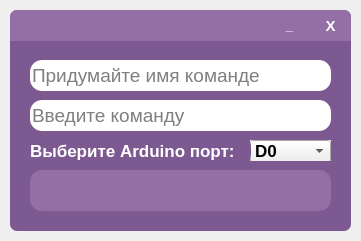
<?xml version="1.0" encoding="UTF-8"?>
<ui version="4.0">
 <class>Form</class>
 <widget class="QWidget" name="Form">
  <property name="geometry">
   <rect>
    <x>0</x>
    <y>0</y>
    <width>361</width>
    <height>241</height>
   </rect>
  </property>
  <property name="windowTitle">
   <string>Form</string>
  </property>
  <widget class="QFrame" name="Window">
   <property name="geometry">
    <rect>
     <x>10</x>
     <y>10</y>
     <width>341</width>
     <height>221</height>
    </rect>
   </property>
   <property name="styleSheet">
    <string notr="true">QFrame{
	border-radius: 7px;
	background-color: #7D5991;
}

QLabel{
	color: white;
}

QLineEdit{
	border-radius: 12px;
}

QTextEdit{
	background-color: #946FA6;
}</string>
   </property>
   <property name="frameShape">
    <enum>QFrame::StyledPanel</enum>
   </property>
   <property name="frameShadow">
    <enum>QFrame::Raised</enum>
   </property>
   <widget class="QFrame" name="WindowFrame">
    <property name="geometry">
     <rect>
      <x>0</x>
      <y>0</y>
      <width>341</width>
      <height>31</height>
     </rect>
    </property>
    <property name="styleSheet">
     <string notr="true">QFrame{
	border-bottom-left-radius: 0px;
	border-bottom-right-radius: 0px;
	background-color: #946FA6;
}</string>
    </property>
    <property name="frameShape">
     <enum>QFrame::StyledPanel</enum>
    </property>
    <property name="frameShadow">
     <enum>QFrame::Raised</enum>
    </property>
    <widget class="QPushButton" name="CloseWindowButton">
     <property name="geometry">
      <rect>
       <x>300</x>
       <y>0</y>
       <width>41</width>
       <height>31</height>
      </rect>
     </property>
     <property name="font">
      <font>
       <pointsize>11</pointsize>
       <weight>75</weight>
       <bold>true</bold>
      </font>
     </property>
     <property name="cursor">
      <cursorShape>PointingHandCursor</cursorShape>
     </property>
     <property name="styleSheet">
      <string notr="true">QPushButton{
	color: white;
	border: none;
	border-top-right-radius: 7px;
	background-color: #946FA6;
}

QPushButton:hover{
	background-color: #8E68A2;
}

QPushButton:pressed{
	color: #EA2F4E;
}</string>
     </property>
     <property name="text">
      <string>X</string>
     </property>
    </widget>
    <widget class="QPushButton" name="MinimizeWindowButton">
     <property name="geometry">
      <rect>
       <x>259</x>
       <y>0</y>
       <width>41</width>
       <height>31</height>
      </rect>
     </property>
     <property name="font">
      <font>
       <pointsize>10</pointsize>
       <weight>75</weight>
       <bold>true</bold>
      </font>
     </property>
     <property name="cursor">
      <cursorShape>PointingHandCursor</cursorShape>
     </property>
     <property name="styleSheet">
      <string notr="true">QPushButton{
	color: white;
	border: none;
	border-top-right-radius: 7px;
	background-color: #946FA6;
}

QPushButton:hover{
	background-color: #8E68A2;
}

QPushButton:pressed{
	color: #EA2F4E;
}</string>
     </property>
     <property name="text">
      <string>_</string>
     </property>
     <property name="default">
      <bool>false</bool>
     </property>
    </widget>
   </widget>
   <widget class="QPushButton" name="Button">
    <property name="geometry">
     <rect>
      <x>20</x>
      <y>160</y>
      <width>301</width>
      <height>41</height>
     </rect>
    </property>
    <property name="font">
     <font>
      <pointsize>12</pointsize>
      <weight>75</weight>
      <bold>true</bold>
     </font>
    </property>
    <property name="cursor">
     <cursorShape>PointingHandCursor</cursorShape>
    </property>
    <property name="styleSheet">
     <string notr="true">QPushButton{
	color: white;
	border-radius: 12px;
	background-color: #946FA6;
}

QPushButton:hover{
	background-color: #9A76AB;
}

QPushButton:pressed{
	background-color: #8E68A2;
}</string>
    </property>
    <property name="text">
     <string/>
    </property>
   </widget>
   <widget class="QLineEdit" name="CommandNameLineEdit">
    <property name="geometry">
     <rect>
      <x>20</x>
      <y>50</y>
      <width>301</width>
      <height>31</height>
     </rect>
    </property>
    <property name="font">
     <font>
      <pointsize>14</pointsize>
      <weight>50</weight>
      <bold>false</bold>
     </font>
    </property>
    <property name="inputMask">
     <string/>
    </property>
    <property name="placeholderText">
     <string>Придумайте имя команде</string>
    </property>
   </widget>
   <widget class="QLabel" name="label">
    <property name="geometry">
     <rect>
      <x>20</x>
      <y>130</y>
      <width>221</width>
      <height>21</height>
     </rect>
    </property>
    <property name="font">
     <font>
      <pointsize>13</pointsize>
      <weight>75</weight>
      <bold>true</bold>
     </font>
    </property>
    <property name="text">
     <string>Выберите Arduino порт:</string>
    </property>
   </widget>
   <widget class="QFrame" name="frame">
    <property name="geometry">
     <rect>
      <x>240</x>
      <y>130</y>
      <width>81</width>
      <height>21</height>
     </rect>
    </property>
    <property name="styleSheet">
     <string notr="true">QFrame{
	border-radius: 0px;
	background-color: white;
}</string>
    </property>
    <property name="frameShape">
     <enum>QFrame::StyledPanel</enum>
    </property>
    <property name="frameShadow">
     <enum>QFrame::Raised</enum>
    </property>
    <widget class="QComboBox" name="ArduinoPortsListComboBox">
     <property name="geometry">
      <rect>
       <x>0</x>
       <y>0</y>
       <width>81</width>
       <height>22</height>
      </rect>
     </property>
     <property name="font">
      <font>
       <pointsize>13</pointsize>
       <weight>75</weight>
       <bold>true</bold>
      </font>
     </property>
     <item>
      <property name="text">
       <string>D0</string>
      </property>
     </item>
     <item>
      <property name="text">
       <string>D1</string>
      </property>
     </item>
     <item>
      <property name="text">
       <string>D2</string>
      </property>
     </item>
     <item>
      <property name="text">
       <string>D3</string>
      </property>
     </item>
     <item>
      <property name="text">
       <string>D4</string>
      </property>
     </item>
     <item>
      <property name="text">
       <string>D5</string>
      </property>
     </item>
     <item>
      <property name="text">
       <string>D6</string>
      </property>
     </item>
     <item>
      <property name="text">
       <string>D7</string>
      </property>
     </item>
     <item>
      <property name="text">
       <string>D8</string>
      </property>
     </item>
     <item>
      <property name="text">
       <string>D9</string>
      </property>
     </item>
     <item>
      <property name="text">
       <string>D10</string>
      </property>
     </item>
     <item>
      <property name="text">
       <string>D11</string>
      </property>
     </item>
     <item>
      <property name="text">
       <string>D12</string>
      </property>
     </item>
     <item>
      <property name="text">
       <string>D13</string>
      </property>
     </item>
    </widget>
   </widget>
   <widget class="QLineEdit" name="CommandLineEdit">
    <property name="geometry">
     <rect>
      <x>20</x>
      <y>90</y>
      <width>301</width>
      <height>31</height>
     </rect>
    </property>
    <property name="font">
     <font>
      <pointsize>14</pointsize>
      <weight>50</weight>
      <bold>false</bold>
     </font>
    </property>
    <property name="cursor">
     <cursorShape>WhatsThisCursor</cursorShape>
    </property>
    <property name="toolTip">
     <string>&lt;html&gt;&lt;head/&gt;&lt;body&gt;&lt;p&gt;&lt;span style=&quot; font-size:10pt; font-weight:600;&quot;&gt;Для того, чтобы открылся сайт, введите: https://{&lt;/span&gt;&lt;span style=&quot; font-size:10pt; font-weight:600; color:#ff0000;&quot;&gt;САЙТ&lt;/span&gt;&lt;span style=&quot; font-size:10pt; font-weight:600;&quot;&gt;}&lt;/span&gt;&lt;/p&gt;&lt;p&gt;&lt;span style=&quot; font-size:10pt; font-weight:600;&quot;&gt;Для того, чтобы открылся файл/приложение, введите путь к нему&lt;/span&gt;&lt;/p&gt;&lt;/body&gt;&lt;/html&gt;</string>
    </property>
    <property name="inputMask">
     <string/>
    </property>
    <property name="text">
     <string/>
    </property>
    <property name="placeholderText">
     <string>Введите команду</string>
    </property>
   </widget>
   <zorder>frame</zorder>
   <zorder>WindowFrame</zorder>
   <zorder>Button</zorder>
   <zorder>CommandNameLineEdit</zorder>
   <zorder>label</zorder>
   <zorder>CommandLineEdit</zorder>
  </widget>
 </widget>
 <resources/>
 <connections/>
</ui>
